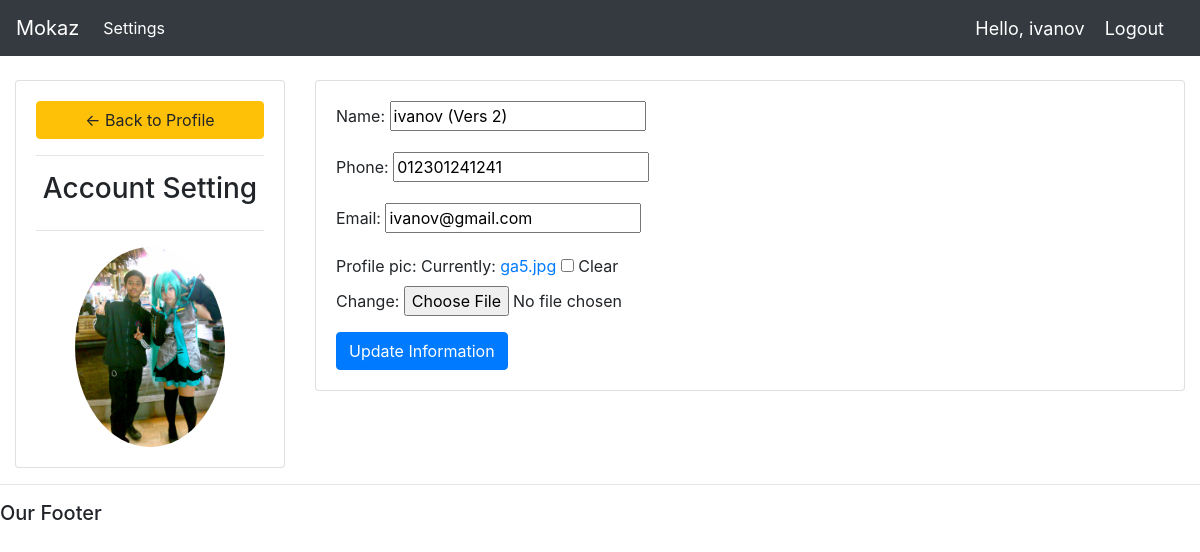
/account/ (signed in), run on the app's committed database.
### hello/models.py (models this page shows, shortened)
class Customer(models.Model):
    user = models.OneToOneField(User, null=True, blank=True, on_delete= models.CASCADE)
    name = models.CharField(max_length=200, null=True)
    phone = models.CharField(max_length=200, null=True)
    email = models.CharField(max_length=200, null=True)
    profile_pic = models.ImageField(null=True,default="foto_face.jpg", blank=True)
    date_created = models.DateTimeField(auto_now_add=True, null=True)

### hello/decorators.py (the view)
        def wrapper_func(request, *arg, **kwargs):
            group = None
            if request.user.groups.exists():
                group = request.user.groups.all()[0].name
            if group in allowed_roles:
                return view_func(request, *arg, **kwargs)
            else:
                return HttpResponse("You are not authorized this page")

### hello/forms.py
class CutomerForm(ModelForm):
    class Meta:
        model = Customer
        fields = '__all__'
        exclude = ['user']

### hello/views.py (called while the page is built)
@login_required(login_url='login')
@allowed_users(allowed_roles=['customer'])
def accountSettings(request):
    customer = request.user.customer
    form = CutomerForm(instance=customer)
    if request.method == 'POST':
        form = CutomerForm(request.POST, request.FILES, instance=customer)
        if form.is_valid():
            form.save()
    context = {'form':form}
    return render(request, 'hello/accounts_settings.html', context)

### hello/templates/hello/accounts_settings.html (shortened to what this page needs)
{% extends 'hello/main.html' %}
{% load static %}
{% block content %}
<br>
<div class="row">
    <div class="col-md-3">
        <div class="card card-body">
            <a class="btn btn-warning" href="{% url 'home' %}">&#8592; Back to Profile</a>
            <hr>
            <h3 style="text-align: center">Account Setting</h3>
            <hr>
            <img src="{{request.user.customer.profile_pic.url}}" class="profile-pic">
        </div>
    </div>
    <div class="col-md-9">
        <div class="card card-body">
            <form method="POST" action="" enctype="multipart/form-data">
                {{form.as_p}}
            <input class="btn btn-primary" type="submit" name="Update Information" value="Update Information">
            </form>
        </div>
    </div>
</div>
{% endblock %}

### hello/templates/hello/navbar.html (shortened to what this page needs)
<nav class="navbar navbar-expand-lg navbar-dark bg-dark">
  <a class="navbar-brand" href="{% url 'home' %}">Mokaz</a>
  <div class="collapse navbar-collapse" id="navbarSupportedContent">
    <ul class="navbar-nav mr-auto">
      {% if request.user.is_staff %}
      <li class="nav-item active">
        <a class="nav-link" href="{% url 'home' %}">Home <span class="sr-only">(current)</span></a>
      </li>
      <li class="nav-item active">
        <a class="nav-link" href="{% url 'products' %}">Product</a>
      </li>
      {% else %}
      <li class="nav-item active">
        <a class="nav-link" href="{% url 'account' %}">Settings</a>
      </li>
      {% endif %}
    </ul>
  </div>
  <span class="hello-msg">Hello, {{request.user}}</span>
  <span><a class="hello-msg" href="{% url 'logout' %}">Logout</a></span>
</nav >

### static/css/main.css (style rules this page uses)
body { background-color: #ebeff5; }

### hello/templates/hello/navbar.html (style rules this page uses)
.hello-msg { font-size: 18px; color: white; margin-right: 20px; }

### hello/templates/hello/accounts_settings.html (style rules this page uses)
.profile-pic { max-width: 200px; max-height: 200px; margin: 0 auto; border-radius: 50%; }

### data on the page
Customer: name "ivanov (Vers 2)", phone "012301241241", email "ivanov@gmail.com"

### other printed values
{{ request.user }} "ivanov"
